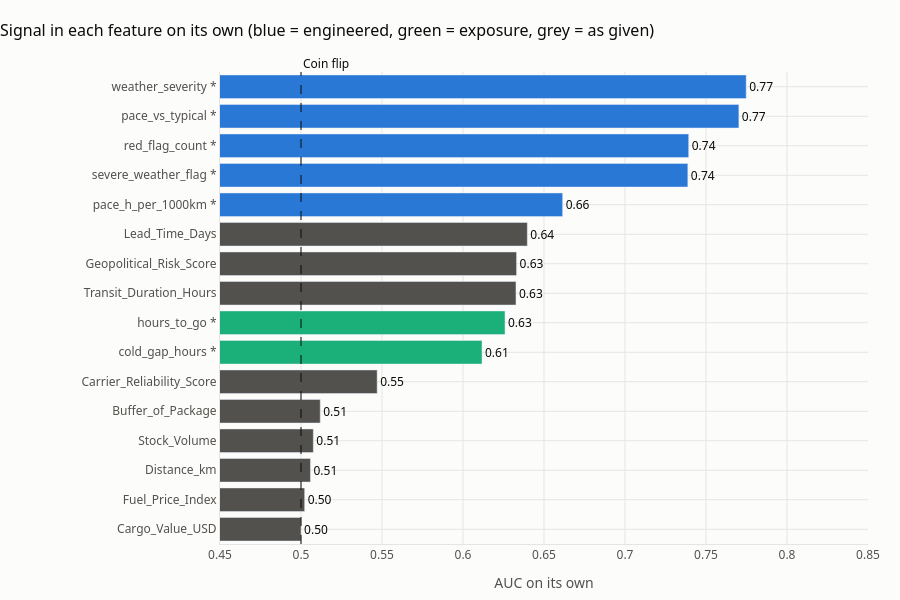

Here is the notebook cell this chart was saved with:
### Markdown cell above
## 4. How much signal does each feature carry?

We score every feature on its own against the outcome, using a number called **AUC**.

- Pick one disrupted shipment and one safe shipment at random. AUC is the chance that the feature ranks them the right way round.
- **0.50** is a coin flip (useless). **1.00** is perfect.

Engineered features are marked with a star. The two exposure features are scored on cold-chain shipments only, since they are blank for the rest.

### Code cell
from sklearn.metrics import roc_auc_score

RAW_NUMERIC = [
    "Geopolitical_Risk_Score", "Carrier_Reliability_Score", "Lead_Time_Days", "Distance_km",
    "Stock_Volume", "Fuel_Price_Index", "Transit_Duration_Hours", "Cargo_Value_USD", "Buffer_of_Package",
]


def strength(values, outcome):
    """AUC of one column against the outcome. Direction does not matter, so we fold it above 0.5."""
    known = values.notna()
    auc = roc_auc_score(outcome[known], values[known])
    return max(auc, 1 - auc)


signal = pd.Series({col: strength(featured[col], y) for col in ENGINEERED + EXPOSURE + RAW_NUMERIC}).sort_values()
kind = ["engineered" if c in ENGINEERED else "exposure" if c in EXPOSURE else "recorded or simulated" for c in signal.index]
labels = [f"{name} *" if name in ENGINEERED + EXPOSURE else name for name in signal.index]

fig = go.Figure(go.Bar(
    x=signal.values, y=labels, orientation="h",
    marker_color=[BLUE if k == "engineered" else AQUA if k == "exposure" else MUTED for k in kind],
    text=[f"{v:.2f}" for v in signal.values], textposition="outside", textfont=dict(color=INK), cliponaxis=False,
    hovertemplate="%{y}<br>AUC: %{x:.3f}<extra></extra>",
))
fig.add_vline(x=0.5, line=dict(color=INK, width=1, dash="dash"))
fig.add_annotation(x=0.5, yref="paper", y=1.04, text="Coin flip", showarrow=False, xanchor="left", font=dict(color=INK))
fig.update_xaxes(range=[0.45, 0.85], title_text="AUC on its own")
style(fig, "Signal in each feature on its own (blue = engineered, green = exposure, grey = as given)", height=600)
fig.update_layout(margin=dict(l=220))
fig.show()

signal.sort_values(ascending=False).round(3).to_frame("auc_alone")

### Figure 1 — Plotly figure (JSON) as saved in the notebook; plotly's stock layout.template omitted (floating-point values rounded to 4 significant figures)
{"data": [{"cliponaxis": false, "hovertemplate": "%{y}<br>AUC: %{x:.3f}<extra></extra>", "marker": {"color": ["#52514e", "#52514e", "#52514e", "#52514e", "#52514e", "#52514e", "#1baf7a", "#1baf7a", "#52514e", "#52514e", "#52514e", "#2a78d6", "#2a78d6", "#2a78d6", "#2a78d6", "#2a78d6"]}, "orientation": "h", "text": ["0.50", "0.50", "0.51", "0.51", "0.51", "0.55", "0.61", "0.63", "0.63", "0.63", "0.64", "0.66", "0.74", "0.74", "0.77", "0.77"], "textfont": {"color": "#0b0b0b"}, "textposition": "outside", "type": "bar", "x": [0.5, 0.5023, 0.5058, 0.5076, 0.5119, 0.547, 0.6117, 0.6259, 0.6327, 0.6331, 0.6397, 0.6615, 0.7388, 0.7393, 0.7703, 0.7748], "y": ["Cargo_Value_USD", "Fuel_Price_Index", "Distance_km", "Stock_Volume", "Buffer_of_Package", "Carrier_Reliability_Score", "cold_gap_hours *", "hours_to_go *", "Transit_Duration_Hours", "Geopolitical_Risk_Score", "Lead_Time_Days", "pace_h_per_1000km *", "severe_weather_flag *", "red_flag_count *", "pace_vs_typical *", "weather_severity *"]}], "layout": {"annotations": [{"font": {"color": "#0b0b0b"}, "showarrow": false, "text": "Coin flip", "x": 0.5, "xanchor": "left", "y": 1.04, "yref": "paper"}], "font": {"color": "#52514e", "family": "Segoe UI, Arial, sans-serif", "size": 12}, "height": 600, "hoverlabel": {"bgcolor": "white", "font": {"color": "#0b0b0b"}}, "margin": {"b": 56, "l": 220, "r": 32, "t": 72}, "paper_bgcolor": "#fcfcfb", "plot_bgcolor": "#fcfcfb", "shapes": [{"line": {"color": "#0b0b0b", "dash": "dash", "width": 1}, "type": "line", "x0": 0.5, "x1": 0.5, "xref": "x", "y0": 0, "y1": 1, "yref": "y domain"}], "title": {"font": {"color": "#0b0b0b", "size": 16}, "text": "Signal in each feature on its own (blue = engineered, green = exposure, grey = as given)", "x": 0, "xanchor": "left"}, "xaxis": {"gridcolor": "#e6e5e1", "linecolor": "#e6e5e1", "range": [0.45, 0.85], "title": {"text": "AUC on its own"}, "zeroline": false}, "yaxis": {"gridcolor": "#e6e5e1", "linecolor": "#e6e5e1", "zeroline": false}}}
